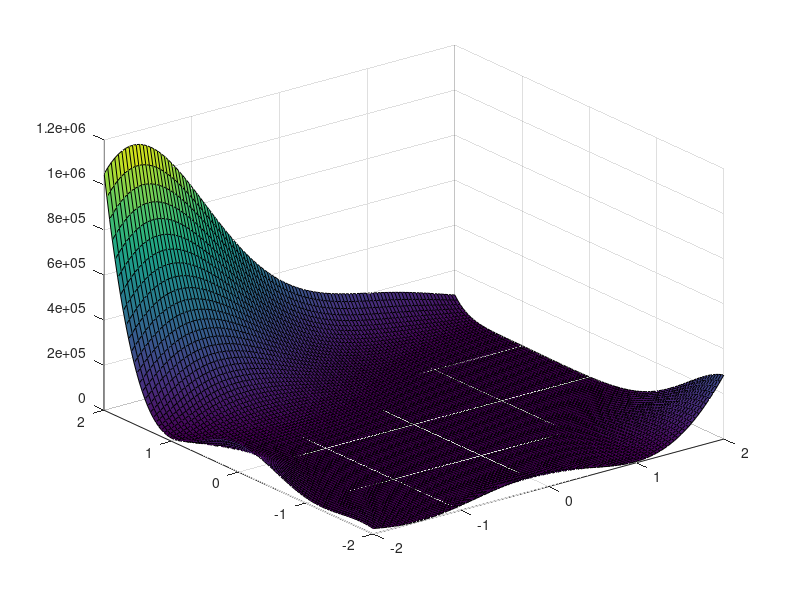

MATLAB code for this plot:
[x,y] = meshgrid(linspace(-1.999,1.999), linspace(-1.999,1.999));

z = (1 + ((x+y+1).^2) .* (19-14.*x+3.*x.^2-13.*y+6.*x.*y+3.*(y.^2))) .* (30 + ((2.*x-3.*y).^2) .* (18-32.*x+12.*(x.^2)+48.*y-36.*x.*y+27.*(y.^2)));

surf(x,y,z);
